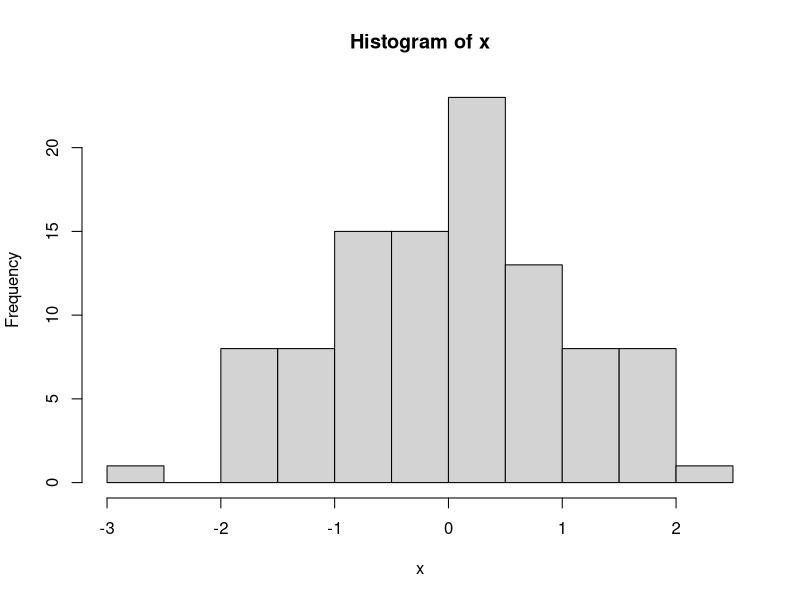

Here is the R script that generated this plot:
## ---- chunk 1
x = rnorm(100, 0, 1)
hist(x)
